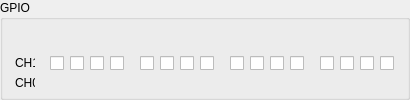
  <widget class="QGroupBox" name="groupBox">
   <property name="geometry">
    <rect>
     <x>440</x>
     <y>230</y>
     <width>410</width>
     <height>100</height>
    </rect>
   </property>
   <property name="title">
    <string>GPIO</string>
   </property>
   <widget class="QCheckBox" name="checkBox_17">
    <property name="geometry">
     <rect>
      <x>360</x>
      <y>55</y>
      <width>16</width>
      <height>16</height>
     </rect>
    </property>
    <property name="text">
     <string/>
    </property>
   </widget>
   <widget class="QCheckBox" name="checkBox_16">
    <property name="geometry">
     <rect>
      <x>380</x>
      <y>55</y>
      <width>16</width>
      <height>16</height>
     </rect>
    </property>
    <property name="text">
     <string/>
    </property>
   </widget>
   <widget class="QCheckBox" name="checkBox_20">
    <property name="geometry">
     <rect>
      <x>290</x>
      <y>55</y>
      <width>16</width>
      <height>16</height>
     </rect>
    </property>
    <property name="text">
     <string/>
    </property>
   </widget>
   <widget class="QCheckBox" name="checkBox_27">
    <property name="geometry">
     <rect>
      <x>140</x>
      <y>55</y>
      <width>16</width>
      <height>16</height>
     </rect>
    </property>
    <property name="text">
     <string/>
    </property>
   </widget>
   <widget class="QCheckBox" name="checkBox_30">
    <property name="geometry">
     <rect>
      <x>70</x>
      <y>55</y>
      <width>16</width>
      <height>16</height>
     </rect>
    </property>
    <property name="text">
     <string/>
    </property>
   </widget>
   <widget class="QCheckBox" name="checkBox_19">
    <property name="geometry">
     <rect>
      <x>320</x>
      <y>55</y>
      <width>16</width>
      <height>16</height>
     </rect>
    </property>
    <property name="text">
     <string/>
    </property>
   </widget>
   <widget class="QCheckBox" name="checkBox_23">
    <property name="geometry">
     <rect>
      <x>230</x>
      <y>55</y>
      <width>16</width>
      <height>16</height>
     </rect>
    </property>
    <property name="text">
     <string>7</string>
    </property>
   </widget>
   <widget class="QCheckBox" name="checkBox_25">
    <property name="geometry">
     <rect>
      <x>180</x>
      <y>55</y>
      <width>16</width>
      <height>16</height>
     </rect>
    </property>
    <property name="text">
     <string/>
    </property>
   </widget>
   <widget class="QCheckBox" name="checkBox_29">
    <property name="geometry">
     <rect>
      <x>90</x>
      <y>55</y>
      <width>16</width>
      <height>16</height>
     </rect>
    </property>
    <property name="text">
     <string/>
    </property>
   </widget>
   <widget class="QCheckBox" name="checkBox_21">
    <property name="geometry">
     <rect>
      <x>270</x>
      <y>55</y>
      <width>16</width>
      <height>16</height>
     </rect>
    </property>
    <property name="text">
     <string/>
    </property>
   </widget>
   <widget class="QCheckBox" name="checkBox_22">
    <property name="geometry">
     <rect>
      <x>250</x>
      <y>55</y>
      <width>16</width>
      <height>16</height>
     </rect>
    </property>
    <property name="text">
     <string/>
    </property>
   </widget>
   <widget class="QCheckBox" name="checkBox_18">
    <property name="geometry">
     <rect>
      <x>340</x>
      <y>55</y>
      <width>16</width>
      <height>16</height>
     </rect>
    </property>
    <property name="text">
     <string/>
    </property>
   </widget>
   <widget class="QCheckBox" name="checkBox_31">
    <property name="geometry">
     <rect>
      <x>50</x>
      <y>55</y>
      <width>16</width>
      <height>16</height>
     </rect>
    </property>
    <property name="text">
     <string/>
    </property>
   </widget>
   <widget class="QCheckBox" name="checkBox_26">
    <property name="geometry">
     <rect>
      <x>160</x>
      <y>55</y>
      <width>16</width>
      <height>16</height>
     </rect>
    </property>
    <property name="text">
     <string/>
    </property>
   </widget>
   <widget class="QCheckBox" name="checkBox_28">
    <property name="geometry">
     <rect>
      <x>110</x>
      <y>55</y>
      <width>16</width>
      <height>16</height>
     </rect>
    </property>
    <property name="text">
     <string/>
    </property>
   </widget>
   <widget class="QCheckBox" name="checkBox_24">
    <property name="geometry">
     <rect>
      <x>200</x>
      <y>55</y>
      <width>16</width>
      <height>16</height>
     </rect>
    </property>
    <property name="text">
     <string/>
    </property>
   </widget>
   <widget class="QLabel" name="label_2">
    <property name="geometry">
     <rect>
      <x>15</x>
      <y>55</y>
      <width>20</width>
      <height>16</height>
     </rect>
    </property>
    <property name="text">
     <string>CH1</string>
    </property>
   </widget>
   <widget class="QLabel" name="label_3">
    <property name="geometry">
     <rect>
      <x>15</x>
      <y>75</y>
      <width>20</width>
      <height>16</height>
     </rect>
    </property>
    <property name="text">
     <string>CH0</string>
    </property>
   </widget>
  </widget>
